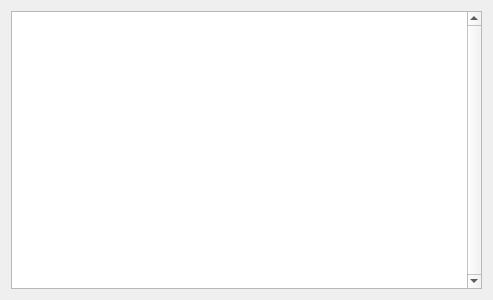
<?xml version="1.0" encoding="UTF-8"?>
<ui version="4.0">
 <class>simwindow</class>
 <widget class="QDialog" name="simwindow">
  <property name="geometry">
   <rect>
    <x>0</x>
    <y>0</y>
    <width>493</width>
    <height>300</height>
   </rect>
  </property>
  <property name="sizePolicy">
   <sizepolicy hsizetype="Preferred" vsizetype="Preferred">
    <horstretch>0</horstretch>
    <verstretch>0</verstretch>
   </sizepolicy>
  </property>
  <property name="minimumSize">
   <size>
    <width>0</width>
    <height>0</height>
   </size>
  </property>
  <property name="windowTitle">
   <string>Konsola symulacji</string>
  </property>
  <layout class="QHBoxLayout" name="horizontalLayout">
   <item>
    <widget class="QPlainTextEdit" name="sim_console">
     <property name="verticalScrollBarPolicy">
      <enum>Qt::ScrollBarPolicy::ScrollBarAlwaysOn</enum>
     </property>
     <property name="lineWrapMode">
      <enum>QPlainTextEdit::LineWrapMode::NoWrap</enum>
     </property>
     <property name="readOnly">
      <bool>true</bool>
     </property>
    </widget>
   </item>
  </layout>
 </widget>
 <resources/>
 <connections/>
</ui>
